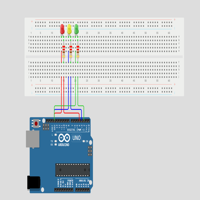
#> input picture Minggu 1/img/uno.png, 200 x 200 px, found by its file name
$ python penjumlahan_citra.py
#> lines starting #> are read from the running program, lines starting #| are printed output that depends on the picture
import cv2
import numpy as np

image = cv2.imread('Minggu 1/img/uno.png')
#> image is the input picture: shape (200, 200, 3); mean B, G, R 211, 208, 202.7
gray = cv2.cvtColor(image, cv2.COLOR_BGR2GRAY)
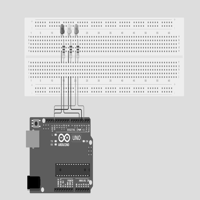
#> gray: shape (200, 200); min 0, max 255, mean 206.7
MatriksSatu = np.ones(image.shape[:2], image.dtype) * 100

citraPenjumlahan = cv2.add(gray, MatriksSatu)
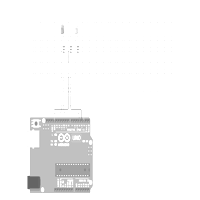
#> citraPenjumlahan: shape (200, 200); min 100, max 255, mean 247.7

filename1 = 'Citra1.jpg'
filename2 = 'Citra2.jpg'
filename3 = 'CitraPenjumlahan.jpg'

cv2.imwrite(filename1, gray)
cv2.imwrite(filename2, MatriksSatu)
cv2.imwrite(filename3, citraPenjumlahan)
cv2.waitKey(0)
